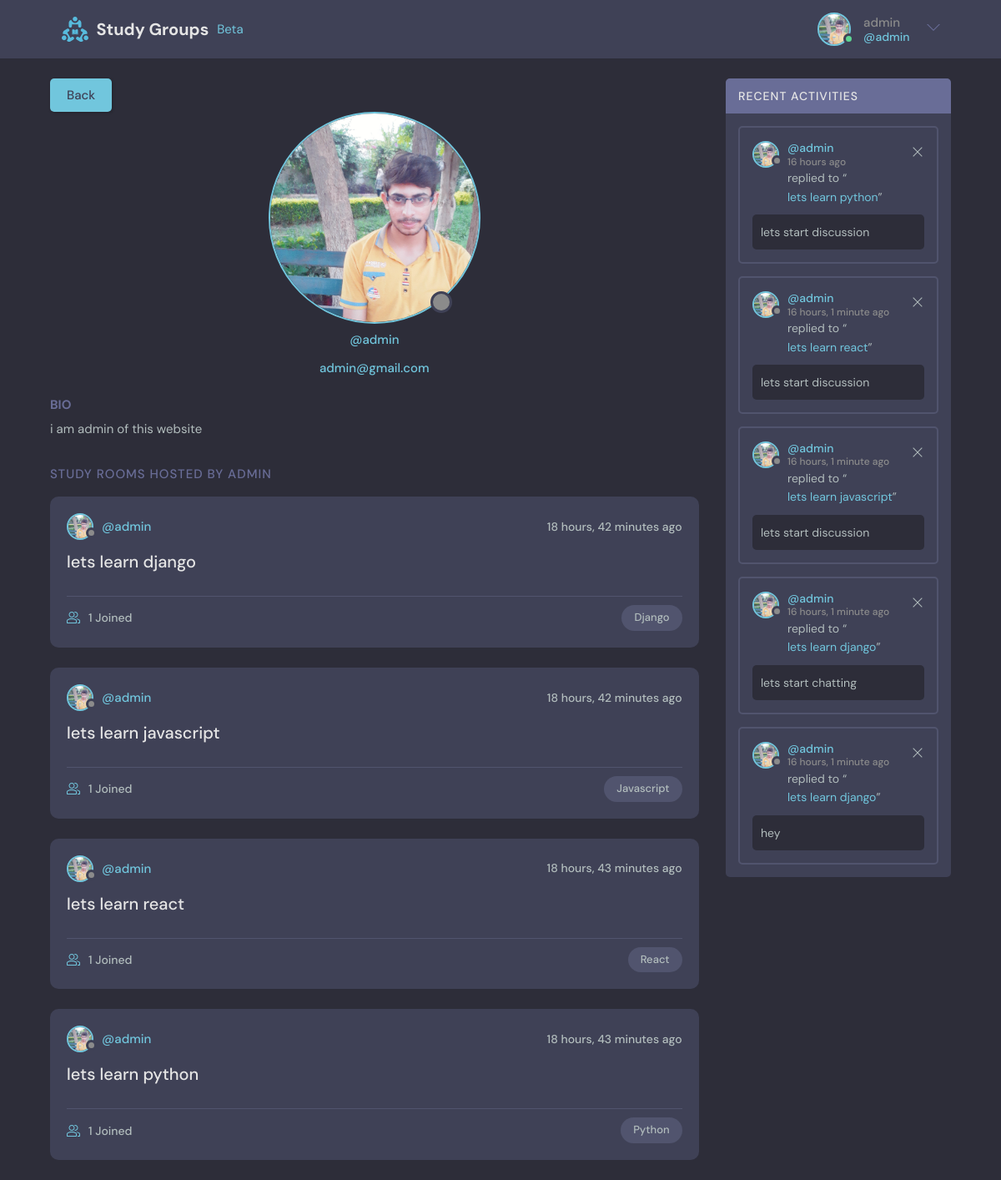
The page /profile/1 (signed in) on the database as committed earlier.
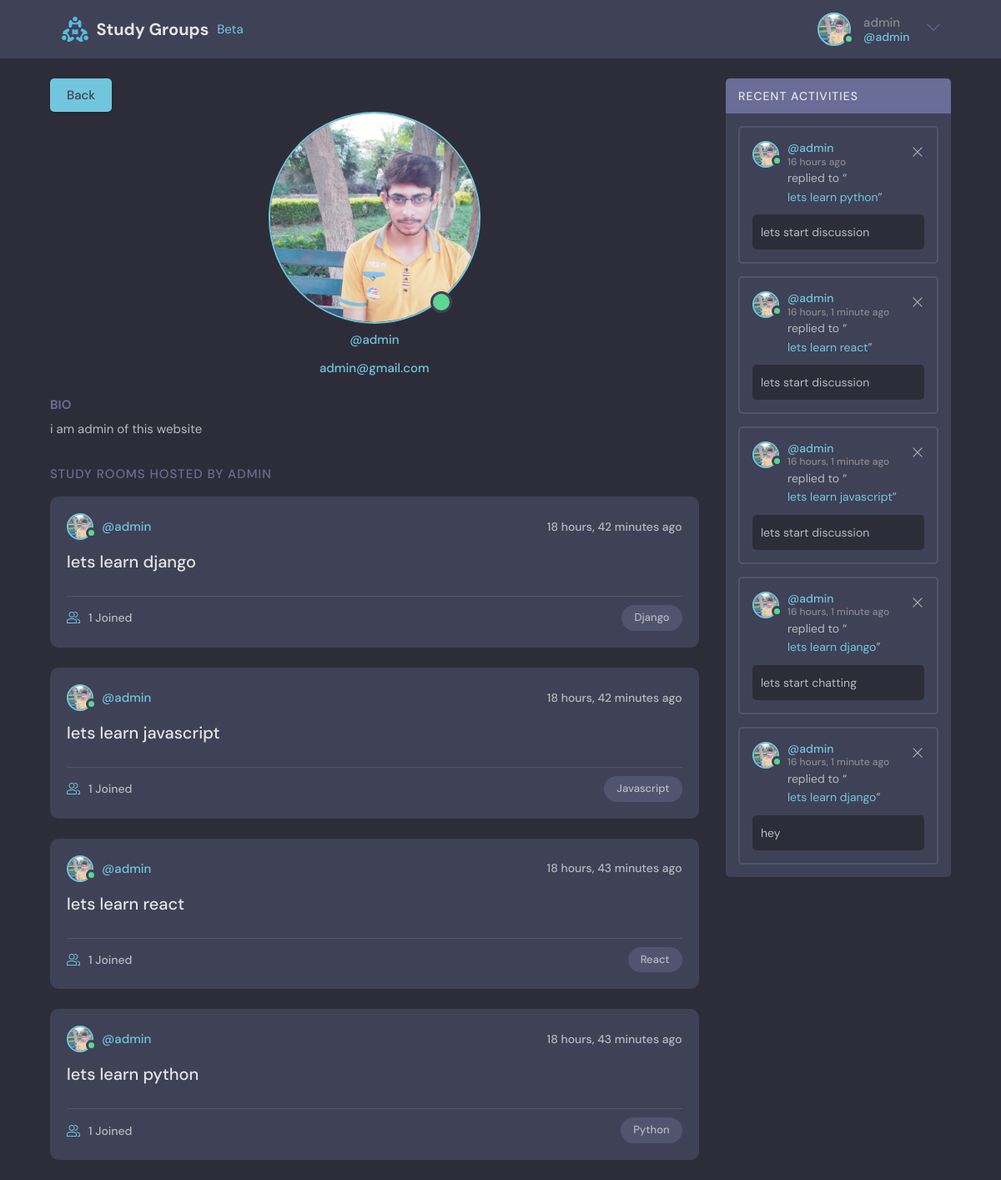
The same page on the database as committed later.
### Home/views.py (the view)
# urls.py: path("profile/<str:id>",views.user_profile,name='profile'),
@login_required(login_url='/login')
def user_profile(request,id):
    user = User.objects.get(id=id)
    room_messages = user.message_set.all()
    room_list = user.room_set.all()
    context = {'room_list':room_list,'room_messages':room_messages,'user':user}
    return render(request, 'user_profile.html',context)

### Home/models.py (called while the page is built)
    def __str__(self):
        return self.name

    def __str__(self):
        return self.name

    def __str__(self):
        return self.body[0:50]

### templates/user_profile.html (shortened to what this page needs)
{% extends 'main.html' %}
{% block body %}
<main class="profile-page layout layout--2">
  <div class="container">
    <div class="roomList">
      <p>
        <a href="{{request.META.HTTP_REFERER}}"
        ><button class="btn btn--main" type="submit">
          Back
        </button></a>
      </p>
      <div class="profile">
        <div class="profile__avatar">
          {% if user.is_online %}
          <div class="avatar avatar--large active">
            {% else %}
          <div class="avatar avatar--large">
            {% endif %}
            <img src="{{user.avatar.url}}"/>
          </div>
        </div>
        <div class="profile__info">
          <p>@{{user.username}}</p>
          <p>{{user.email}}</p>
        </div>
        <div class="profile__about">
          <h3>Bio</h3>
          <p>
            {{user.bio}}
          </p>
        </div>
      </div>
      <div class="roomList__header">
        <div>
          <h2>Study Rooms Hosted by {{user.username}}</a>
          </h2>
        </div>
      </div>
      {% include 'room_feed.html' %}
    </div>
    {% include 'room_activities_user.html' %}
  </div>
</main>
{% endblock body %}

Rows that differ between the two databases and show on the page:
changed User "admin": is_online False → True (drawn)
